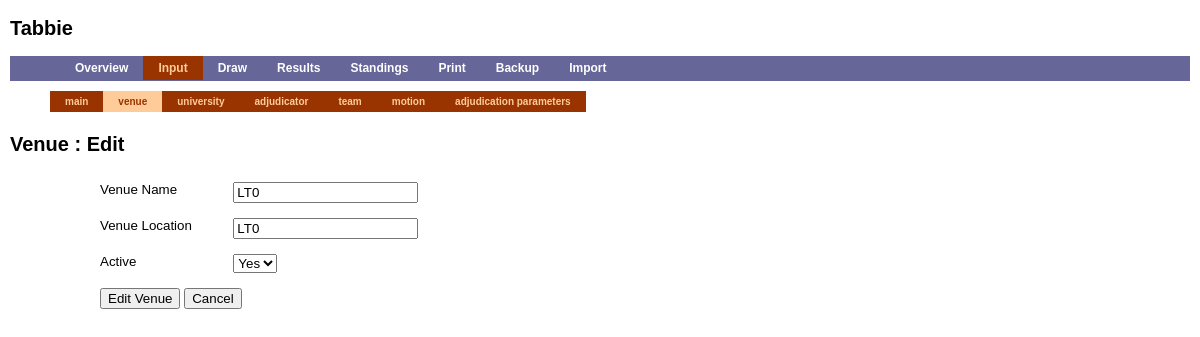
Screenshot of /input.php?moduletype=venue&action=edit&venue_id=1 with the database file from the repository.
### tables this page shows
CREATE TABLE `venue` (
  `venue_id` mediumint(9) NOT NULL auto_increment,
  `venue_name` varchar(50) NOT NULL DEFAULT '',
  `venue_location` varchar(50) NOT NULL DEFAULT '',
  `active` enum('Y','N') NOT NULL DEFAULT 'Y',
  PRIMARY KEY  (`venue_id`),
  UNIQUE KEY `venue_name` (`venue_name`)
);

### ntu_controller.php (called while the page is built, shortened)
<?php
if (isset ($ntu_override_module)) {
    $moduletype = $ntu_override_module;
} else {
    $moduletype=trim(@$_GET['moduletype']);
}
$action=trim(@$_GET['action']);
if (array_key_exists($moduletype, $ntu_titles))
    $title .= " " . $ntu_titles[$moduletype] . " ";
else
    $title = " " . ucfirst($moduletype) . " ";
include("view/header.php");
include("view/mainmenu.php");
include("view/$ntu_controller/menu.php");
include("$ntu_controller/$moduletype.php");
include("view/footer.php");
?>

### input.php (called while the page is built, shortened)
<?php
$ntu_controller = "input";
$ntu_titles = array("adjud" => "Adjudicator", "univ" => "University");
require("ntu_controller.php");
?>

### input/venue.php (the view, shortened to what this page needs)
<?php
require("includes/display.php");
$actionhidden="";
$active="";
$venue_name="";
$venue_location="";
if ($action=="edit")
  {
    if ($actionhidden!="edit")
      {
        $venue_id=trim(@$_GET['venue_id']);
        $query="SELECT * FROM venue WHERE venue_id='$venue_id'";
        $result=mysql_query($query);
        if (mysql_num_rows($result)==0)
      {
            $msg[]="There were some problems editing : Record Not Found ";
            $action="display";
      }
        else
      {
            $row=mysql_fetch_assoc($result);
            $venue_name=$row['venue_name'];
            $venue_location=$row['venue_location'];
            $active=$row['active'];
      }
      }
  }
switch($action)
  {
  case "edit" :
    $title.=": Edit";
    break;
  }
echo "<h2>$title</h2>\n";
if ($action=="display")
  {
    $result=mysql_query("SELECT * FROM venue ORDER BY venue_name");
    $active_result = mysql_query("SELECT * FROM venue WHERE ACTIVE = 'Y' ");
    if (mysql_num_rows($result)==0)
      {
    echo "<h3>No Venues Found.</h3>";
    echo "<h3><a href=\"input.php?moduletype=venue&amp;action=add\">Add New</a></h3>";
      }
    else
      {
    $query="SHOW  TABLES  LIKE  '%_round_%'";
    $showdeleteresult=mysql_query($query);
    if (mysql_num_rows($showdeleteresult)!=0)
      $showdelete=0;
    else
      $showdelete=1;
    ?>
    <h3>Total No. of Venues : <?echo mysql_num_rows($result)?> (<?echo mysql_num_rows($active_result)?>)</h3>
    <?echo "<h3><a href=\"input.php?moduletype=venue&amp;action=add\">Add New</a></h3>";?>
      <table>
         <tr><th>Name</th><th>Location</th><th>Active(Y/N)</th></tr>
         <? while($row=mysql_fetch_assoc($result)) { ?>
      <tr <?if ($row['active']=='N') echo "style=\"color:red\"";?>>
        <td><?echo $row['venue_name'];?></td>
            <td><?echo $row['venue_location'];?></td>
        <td><?echo $row['active'];?></td>
        <td class="editdel"><a href="input.php?moduletype=venue&amp;action=edit&amp;venue_id=<?echo $row['venue_id'];?>">Edit</a></td>
    <?
    if ($showdelete)
      {
    ?>
        <td class="editdel"><a href="input.php?moduletype=venue&amp;action=delete&amp;venue_id=<?echo $row['venue_id'];?>" onClick="return confirm('Are you sure?');">Delete</a></td>
       <?}  ?>
  </tr>
      <?}   ?>
   </table>
  <?
    }
  }
 else
   {
     ?>
     <form action="input.php?moduletype=venue" method="POST">
       <label for="venue_name">Venue Name</label>
       <input type="text" id="venue_name" name="venue_name" value="<?echo $venue_name;?>"/><br/><br/>
       <label for="venue_location">Venue Location</label>
                 <input type="text" id="venue_location" name="venue_location" value="<?echo $venue_location;?>"/><br/><br/>
                 <label for="active">Active</label>
                     <select id="active" name="active">
                     <option value="Y" <?echo ($active=="Y")?"selected":""?>>Yes</option>
                     </select> <br/><br/>
                     <input type="submit" value="<?echo ($action=="edit")?"Edit Venue":"Add Venue" ;?>"/>
                     <input type="button" value="Cancel" onClick="location.replace('input.php?moduletype=venue')"/>
                     </form>
                     <?
                     }
?>

### view/index.css (style rules this page uses)
body { font-family: sans-serif; margin:0; padding:0; font-size: 10pt; }
label { float: left; width: 10em; }
form { margin-left:80px; padding: 10px; }

### rows the page displays
venue: venue_name "LT0", venue_location "LT0", active "Yes"

### other values shown
$title "Venue : Edit"
